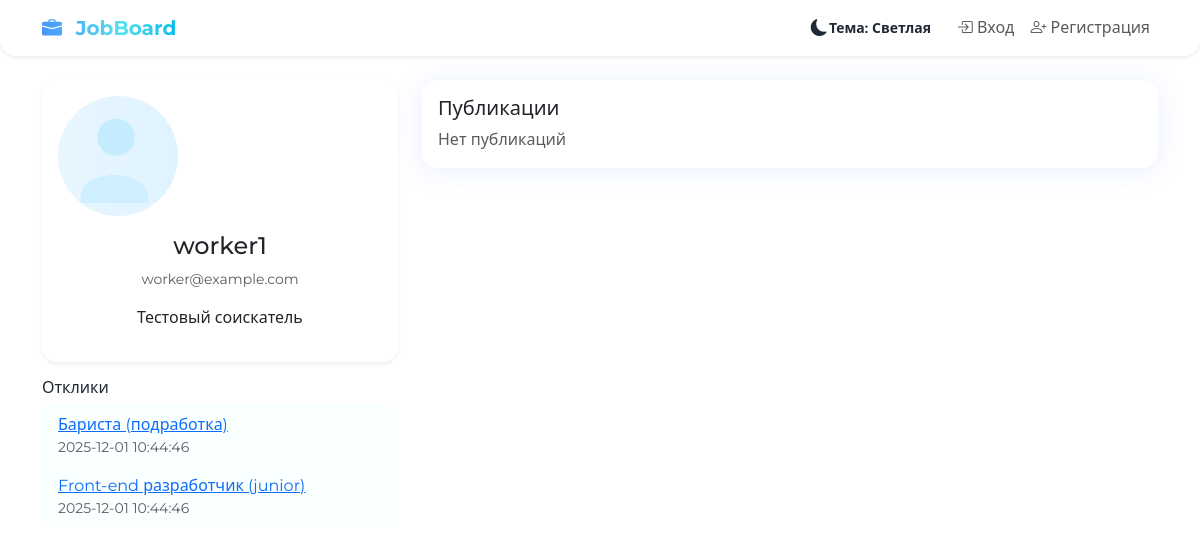
Screenshot of /profile/worker1 with the database file from the repository.
### tables this page shows
CREATE TABLE users (
    id INTEGER PRIMARY KEY AUTOINCREMENT,
    username TEXT UNIQUE NOT NULL,
    password TEXT NOT NULL,
    is_employer INTEGER DEFAULT 0,
    email TEXT,
    avatar TEXT,
    about TEXT
);

CREATE TABLE responses (
    id INTEGER PRIMARY KEY AUTOINCREMENT,
    job_id INTEGER,
    user_id INTEGER,
    text TEXT,
    contact TEXT,
    created TIMESTAMP DEFAULT CURRENT_TIMESTAMP,
    FOREIGN KEY (job_id) REFERENCES jobs(id),
    FOREIGN KEY (user_id) REFERENCES users(id)
);

CREATE TABLE jobs (
    id INTEGER PRIMARY KEY AUTOINCREMENT,
    author_id INTEGER,
    title TEXT NOT NULL,
    description TEXT NOT NULL,
    tags TEXT,
    salary TEXT,
    created TIMESTAMP DEFAULT CURRENT_TIMESTAMP,
    FOREIGN KEY (author_id) REFERENCES users(id)
);

### app.py (the view, shortened to what this page needs)
@app.route('/profile/<username>', methods=['GET', 'POST'])
def profile(username):
    user = current_user()
    profile_user = query_db('SELECT * FROM users WHERE username = ?', (username,), one=True)
    if not profile_user:
        abort(404)
    responses = query_db("SELECT responses.*, jobs.title as job_title FROM responses LEFT JOIN jobs ON responses.job_id = jobs.id WHERE responses.user_id = ? ORDER BY responses.created DESC", (profile_user['id'],))
    jobs = query_db("SELECT * FROM jobs WHERE author_id = ? ORDER BY created DESC", (profile_user['id'],))
    return render_template('profile.html', profile=profile_user, responses=responses, jobs=jobs)

### app.py (called while the page is built)
def get_db():
    db = getattr(g, '_database', None)
    if db is None:
        db = g._database = sqlite3.connect(app.config['DATABASE'])
        db.row_factory = sqlite3.Row
    return db

@app.teardown_appcontext
def close_connection(exception):
    db = getattr(g, '_database', None)
    if db is not None:
        db.close()

def query_db(query, args=(), one=False):
    cur = get_db().execute(query, args)
    rv = cur.fetchall()
    cur.close()
    return (rv[0] if rv else None) if one else rv

def current_user():
    if 'user_id' in session:
        return query_db('SELECT * FROM users WHERE id = ?', (session['user_id'],), one=True)
    return None

@app.context_processor
def inject_user():
    return {'user': current_user()}

### templates/profile.html (shortened to what this page needs)
{% extends 'base.html' %}
{% block content %}
<div class="row">
  <div class="col-md-4">
    <div class="card bg-glass shadow-sm p-3 text-center">
      <img src="{{ profile['avatar'] or url_for('static', filename='avatar-default.svg') }}" alt="avatar" width="120" class="rounded-circle mb-3">
      <h4>{{ profile['username'] }}</h4>
      <p class="text-muted small">{{ profile['email'] or '' }}</p>
      <p>{{ profile['about'] or 'Пока нет описания.' }}</p>
    </div>
    <div class="mt-3">
      <h6>Отклики</h6>
      <ul class="list-group">
        {% for r in responses %}
          <li class="list-group-item">
            <a href="{{ url_for('job_detail', job_id=r['job_id']) }}">{{ r['job_title'] or 'Вакансия' }}</a>
            <div class="small text-muted">{{ r['created'] }}</div>
          </li>
        {% else %}
          <li class="list-group-item text-muted">Нет откликов</li>
        {% endfor %}
      </ul>
    </div>
  </div>
  <div class="col-md-8">
    <div class="card bg-glass p-3">
      <h5>Публикации</h5>
      <div class="row g-3">
        {% for job in jobs %}
          <div class="col-12">
            <div class="border p-2 rounded">
              <a href="{{ url_for('job_detail', job_id=job['id']) }}">{{ job['title'] }}</a>
              <div class="small text-muted">{{ job['created'] }}</div>
            </div>
          </div>
        {% else %}
          <div class="col-12 text-muted">Нет публикаций</div>
        {% endfor %}
      </div>
    </div>
  </div>
</div>
{% endblock %}

### static/style.css (style rules this page uses)
:root { --bg-gradient-1: #438cff; --bg-gradient-2: #37bbff; --bg-gradient-3: #e0f4ff; --text-default: #1f2937; --glass-bg: rgba(255,255,255,0.96); --card-radius: 1.1rem; --card-shadow: 0 2px 28px rgba(86,132,255,0.14); --primary-1: #4896fd; --primary-2: #52e1ed; --accent: #07bce7; --success-1: #55e178; --success-2: #01c88f; }
body { font-family: 'Montserrat', 'Segoe UI', Arial, sans-serif; background: linear-gradient(120deg,var(--bg-gradient-1) 0%, var(--bg-gradient-2) 60%, var(--bg-gradient-3) 100%); min-height: 100vh; color: var(--text-default); }
.gradient-bg { background: none !important; }
.bg-glass { background: var(--glass-bg) !important; border-radius: var(--card-radius); box-shadow: var(--card-shadow); backdrop-filter: blur(4px); }
.card { border: none; border-radius: 1rem; }
.list-group-item { background: rgba(250,255,255,0.95); border: none; }
.card { transition: transform .22s ease, box-shadow .22s ease; }

### rows the page displays
users: username "worker1", email "worker@example.com", about "Тестовый соискатель"
responses: title "Бариста (подработка)", created "2025-12-01 10:44:46"
responses: title "Front-end разработчик (junior)", created "2025-12-01 10:44:46"
